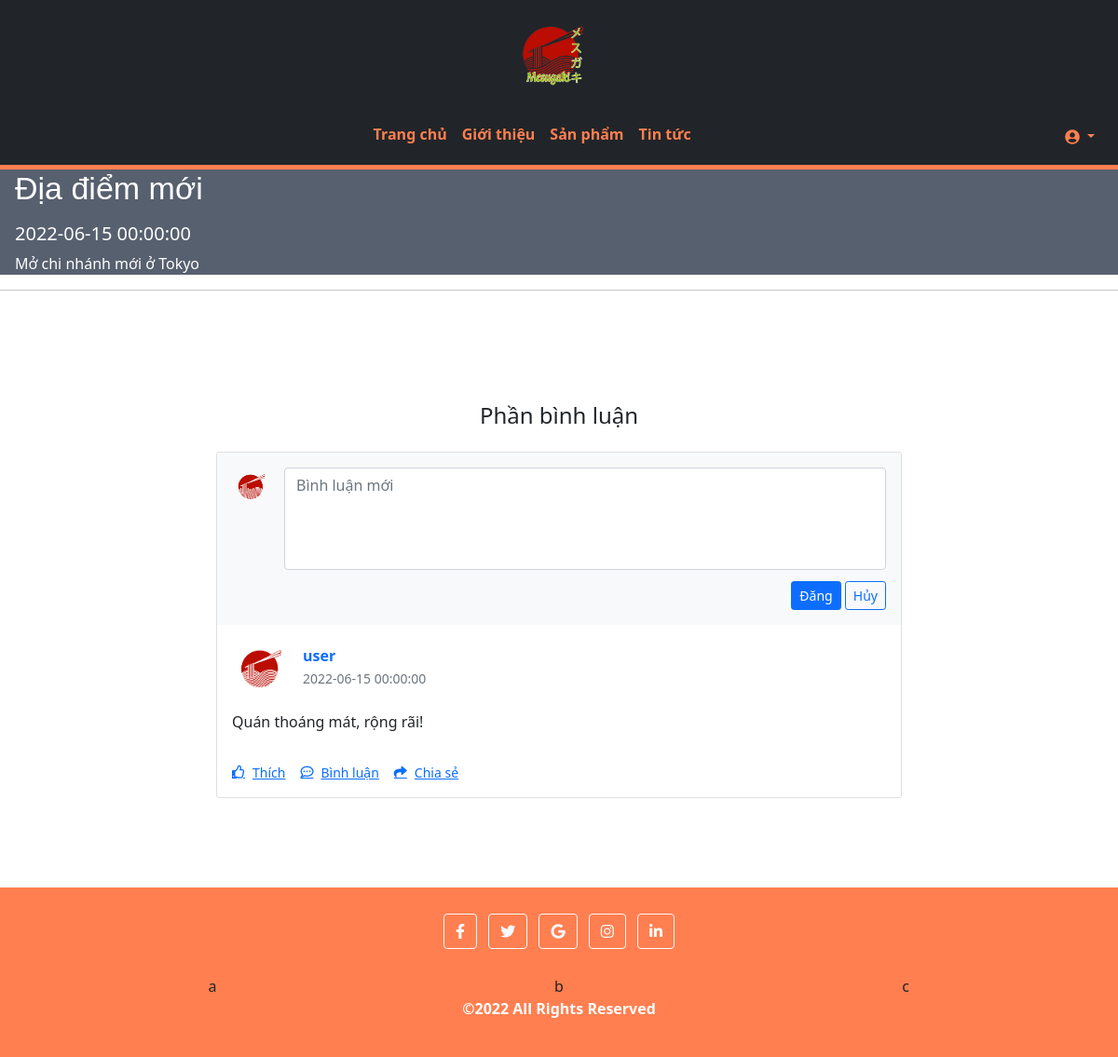
Before: /newsInfo.php with the older database file.
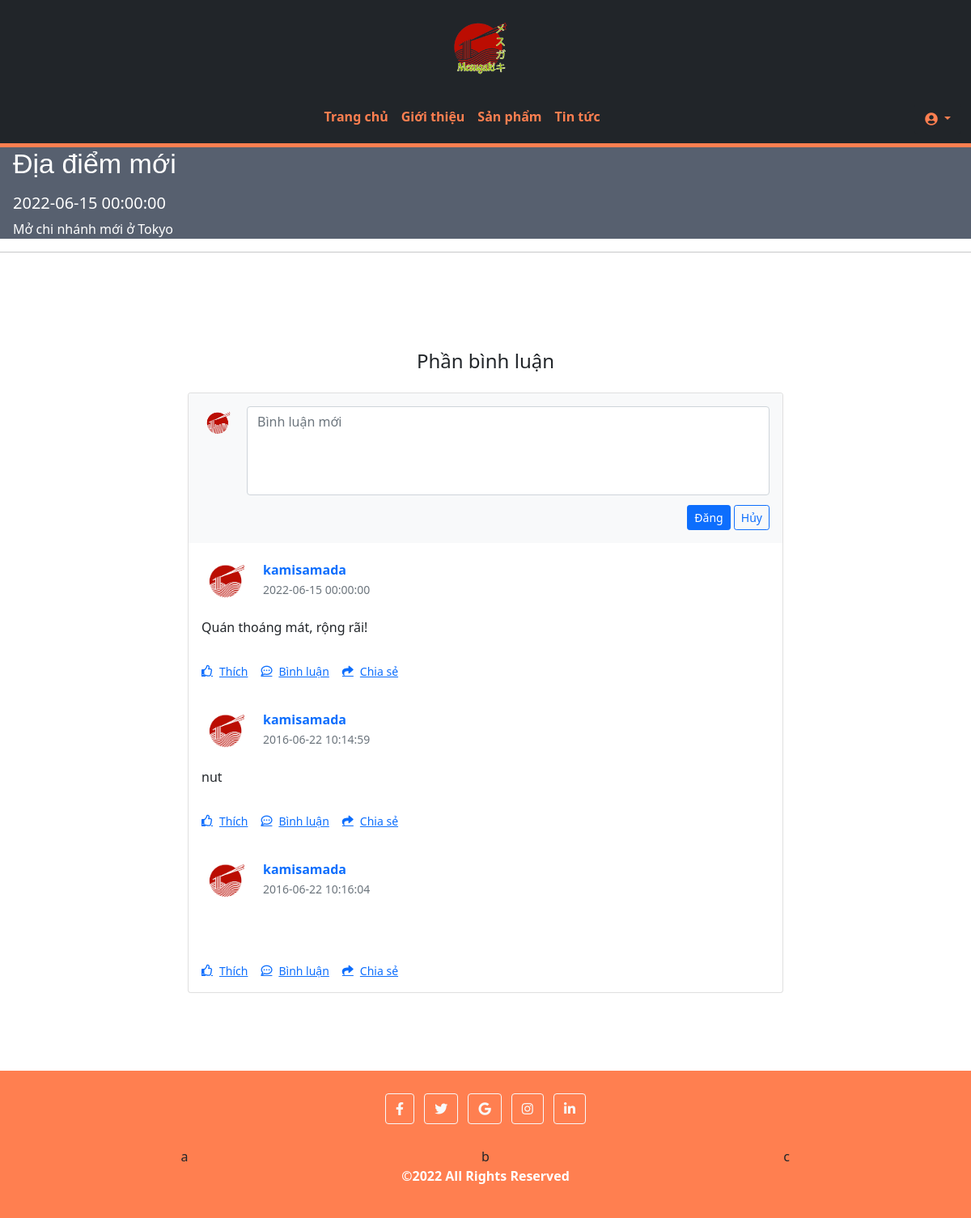
After: the same page with the newer database file.
### tables this page shows
CREATE TABLE `news_comments` (
  `id` int(10) UNSIGNED NOT NULL,
  `user_id` int(11) NOT NULL,
  `datetime` datetime NOT NULL,
  `content` text NOT NULL,
  `news_id` int(11) NOT NULL
);

CREATE TABLE `user` (
  `id` int(10) UNSIGNED NOT NULL,
  `username` varchar(100) NOT NULL,
  `password` varchar(255) NOT NULL,
  `full_name` varchar(100) NOT NULL,
  `sex` varchar(6) NOT NULL COMMENT 'Nam, Nữ, Khác',
  `birthday` date NOT NULL,
  `email` varchar(50) NOT NULL,
  `phone` varchar(15) NOT NULL,
  `address` varchar(255) NOT NULL,
  `admin` tinyint(1) NOT NULL DEFAULT 0 COMMENT '0: user, 1: admin'
);

### newsInfo.php (the view, shortened to what this page needs)
<?php
  require_once('config/config.php');
  $news_id = "";
  $query = "SELECT * FROM news WHERE id = '" . $news_id . "'";
  $res = mysqli_query($conn, $query);
  $newspage = mysqli_fetch_all($res, MYSQLI_ASSOC);
  $newspage1 = $newspage[0];
  $query1 = "SELECT * FROM news_comments WHERE news_id = '" . $news_id . "'";
  $res = mysqli_query($conn, $query1);
  $cmts = mysqli_fetch_all($res, MYSQLI_ASSOC);
  $query2 = "SELECT id, username FROM user";
  $res = mysqli_query($conn, $query2);
  $users = mysqli_fetch_all($res, MYSQLI_ASSOC);
?>
<!DOCTYPE html>
<html lang="en">
<head>
  <link href="https://cdnjs.cloudflare.com/ajax/libs/font-awesome/5.9.0/css/all.min.css" rel="stylesheet">
  <link href="https://cdn.jsdelivr.net/npm/bootstrap@5.1.3/dist/css/bootstrap.min.css" rel="stylesheet">
  <link rel="stylesheet" href="styles/news-info.css">
</head>
<body>
  <div>
    <?php $IPATH = $_SERVER["DOCUMENT_ROOT"]."/btl-web/";
    include($IPATH."navbar.php");?>
  </div>
  <div id="container">
    <div class="newsDISP" style="padding: 0 0 0 1em">
        <div class="mb-3 text-white">
            <h1><?php echo htmlspecialchars($newspage1['name']); ?></h1>
        </div>
        <p class="lead text-white">
          <span class="text-white">
            <h5 class="text-white"><?php echo htmlspecialchars($newspage1['datetime']); ?></h5>
          </span>
          <p class="text-white"><?php echo htmlspecialchars($newspage1['content']); ?></p>
        </p>
        </div>
        <hr>
        <div class="container my-5 py-5">
          <div class="row d-flex justify-content-center commentDISP">
          <div class="col-md-6 text-center">
            <h4 class="my-4 h4">Phần bình luận</h4>
          </div>
          </div>
          <div class="row d-flex justify-content-center">
            <div class="col-md-12 col-lg-10 col-xl-8">
              <div class="card">
                <div class="card-header py-3 border-0" style="background-color: #f8f9fa;">
                  <form action="" method="post">
                    <div class="d-flex flex-start w-100">
                      <img class="rounded-circle shadow-1-strong me-3"
                        src="img/logo.png" alt="avatar" width="40"
                        height="40" />
                      <div class="form-outline w-100">
                        <textarea class="form-control" id="textAreaExample" rows="4"
                          style="background: #fff; resize: none;" placeholder="Bình luận mới" name="comment_text"></textarea>
                      </div>
                    </div>
                    <div class="float-end mt-2 pt-1">
                      <button type="submit" class="btn-orange btn btn-primary btn-sm" name="comment_post">Đăng</button>
                      <input type="reset" class="btn-orange-out btn btn-outline-primary btn-sm" value="Hủy"></input>
                    </div>
                  </form>
                </div>
                <?php
                  foreach($cmts as $comment){
                ?>
                <div class="card-body">
                  <div class="d-flex flex-start align-items-center">
                    <img class="rounded-circle shadow-1-strong me-3"
                      src="img/logo.png" alt="avatar" width="60"
                      height="60" />
                    <div>
                      <h6 class="fw-bold text-primary mb-1">
                        <?php $key = array_search($comment['user_id'], array_column($users, 'id'));
                        echo ($users[$key]['username']);
                        ?>
                      </h6>
                      <p class="text-muted small mb-0">
                        <?php echo $comment['datetime'];?>
                      </p>
                    </div>
                  </div>
                  <p class="mt-3 mb-4 pb-2">
                    <?php echo $comment['content'];?>
                  </p>
                  <div class="small d-flex justify-content-start">
                    <a href="#!" class="d-flex align-items-center me-3">
                      <i class="far fa-thumbs-up me-2"></i>
                      <p class="mb-0">Thích</p>
                    </a>
                    <a href="#!" class="d-flex align-items-center me-3">
                      <i class="far fa-comment-dots me-2"></i>
                      <p class="mb-0">Bình luận</p>
                    </a>
                    <a href="#!" class="d-flex align-items-center me-3">
                      <i class="fas fa-share me-2"></i>
                      <p class="mb-0">Chia sẻ</p>
                    </a>
                  </div>
                </div>
                <?php
                  }
                ?>
              </div>
            </div>
          </div>
        </div>
    </div>
  <div>
    <?php $IPATH = $_SERVER["DOCUMENT_ROOT"]."/btl-web/";
    include($IPATH."footer.php");?>
</body>
</html>

Changed rows visible on the page:
computed for news_comments "Quán thoáng mát, rộng rãi!": user.username "user" → "kamisamada"
added news_comments: user.username "kamisamada", datetime "2016-06-22 10:14:59", content "nut"
added news_comments: user.username "kamisamada", datetime "2016-06-22 10:16:04"
